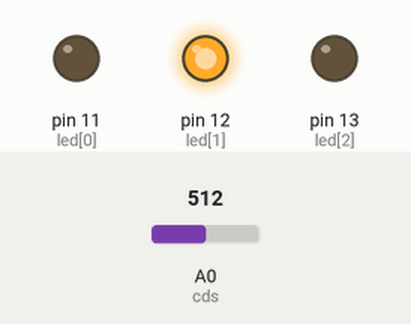
The sketch below on a simulated Arduino Uno, built with avr-gcc and run on an emulated ATmega328P. Shown: output pins drawn as LEDs (lit = HIGH). Inputs (shaded band) come from the test bench; at power-on: A0 (cds) = 512.

Above: at 1.2 s.
1.3 s: A0 (cds) set to 350
2.8 s: A0 (cds) set to 326
At 3.7 s:
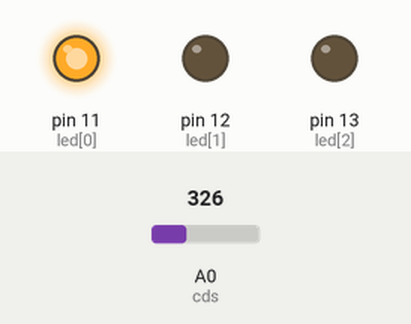
4.3 s: A0 (cds) set to 692
At 4.8 s:
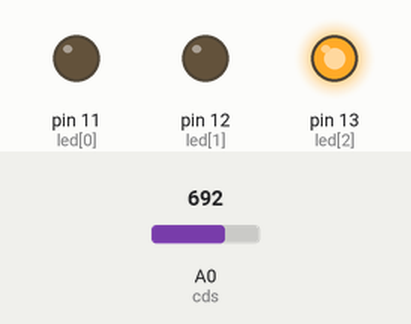
5.8 s: A0 (cds) set to 668
At 7.0 s:
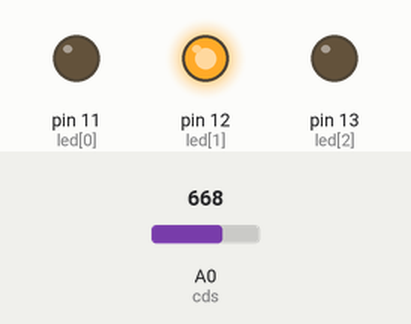
7.3 s: A0 (cds) set to 716
At 8.3 s:
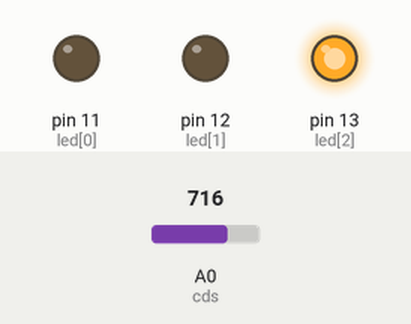
Timing chart, 0 to 9.8 s (numbered marks = the images above; inputs shaded):
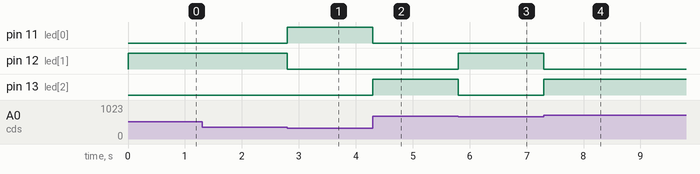

Measured:
- the behaviour switches between 342 and 341 on A0 (cds) (found by bisection; images 0 and 1)
- the behaviour switches between 683 and 682 on A0 (cds) (found by bisection; images 2 and 3)
- after the input at 1.3 s, every drawn part: stays the same
- after the input at 2.8 s, pin 11 (led[0]): LOW → HIGH at once; pin 12 (led[1]): HIGH → LOW at once
- after the input at 4.3 s, pin 11 (led[0]): HIGH → LOW at once; pin 13 (led[2]): LOW → HIGH at once
- after the input at 5.8 s, pin 12 (led[1]): LOW → HIGH at once; pin 13 (led[2]): HIGH → LOW at once
- after the input at 7.3 s, pin 12 (led[1]): HIGH → LOW at once; pin 13 (led[2]): LOW → HIGH at once

The sketch:

P30-2_CDS_3_LED_ind_light_amp.ino
```cpp
/*
*P30-2
*設計Arduino 程式，使用Arduino 板配合CDS 元件偵測光線的強弱，
*並以三個LED指示光線的強弱。當光線轉暗時，只有LED1 亮；
*當光線介於全暗與全亮之間時，只有LED2 亮；
*當光線轉強時，只有LED3 亮。
*/

#define DIM_THRESHOLD 341 //Thre threshold of "Dim"
#define BRIGHT_THRESHOLD 682 //The threshold of "Bright"

const byte cds = A0; //CDS sensor pin
const uint8_t led[3] = {11, 12, 13};

int val = 0;

void setup()
{
	pinMode(led[0], OUTPUT);
	pinMode(led[1], OUTPUT);
	pinMode(led[2], OUTPUT);
}

void loop()
{
	val = analogRead(cds);
	if(val > BRIGHT_THRESHOLD)
	{
		digitalWrite(led[0], LOW);
		digitalWrite(led[1], LOW);
		digitalWrite(led[2], HIGH);
	}
	else if(val > DIM_THRESHOLD)
	{
		digitalWrite(led[0], LOW);
		digitalWrite(led[1], HIGH);
		digitalWrite(led[2], LOW);
	}
	else
	{
		digitalWrite(led[0], HIGH);
		digitalWrite(led[1], LOW);
		digitalWrite(led[2], LOW);
	}
}
```
